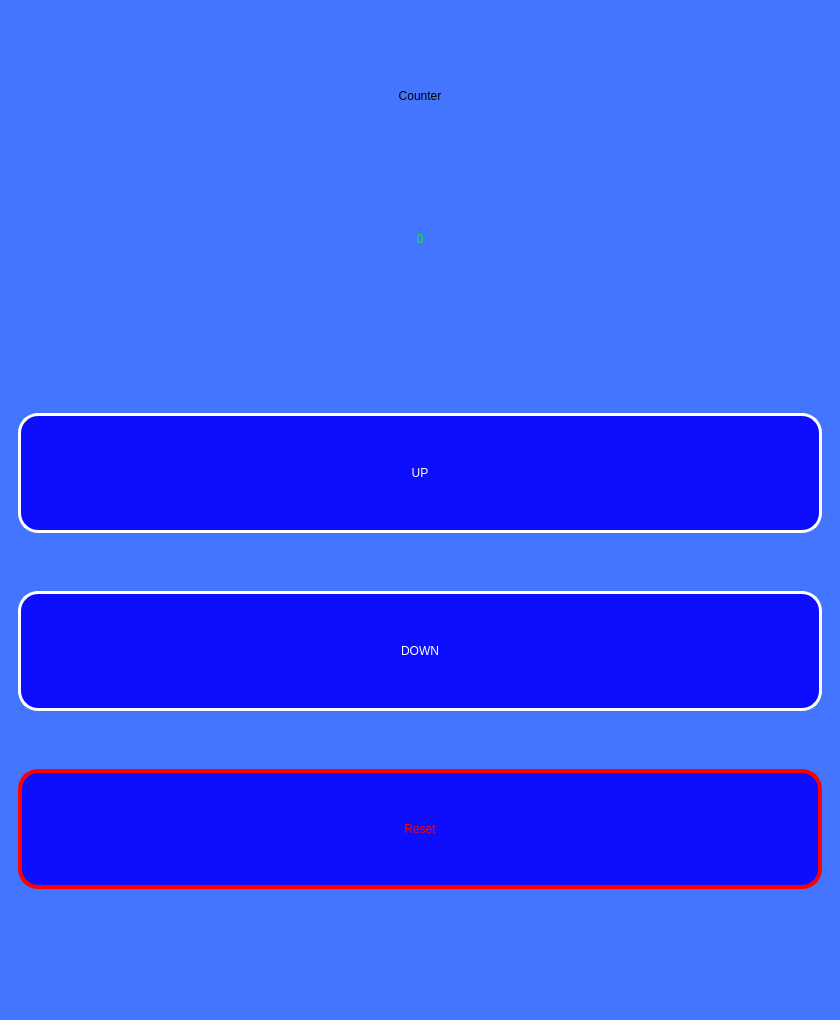
<?xml version="1.0" encoding="UTF-8"?>
<ui version="4.0">
 <class>MainWindow</class>
 <widget class="QMainWindow" name="MainWindow">
  <property name="geometry">
   <rect>
    <x>0</x>
    <y>0</y>
    <width>840</width>
    <height>1020</height>
   </rect>
  </property>
  <property name="minimumSize">
   <size>
    <width>840</width>
    <height>1020</height>
   </size>
  </property>
  <property name="maximumSize">
   <size>
    <width>840</width>
    <height>1020</height>
   </size>
  </property>
  <property name="windowTitle">
   <string>MainWindow</string>
  </property>
  <property name="styleSheet">
   <string notr="true">font: 16pt &quot;MS Shell Dlg 2&quot;;
background-color: rgb(67, 117, 255);</string>
  </property>
  <widget class="QWidget" name="centralwidget">
   <layout class="QVBoxLayout" name="verticalLayout">
    <item>
     <widget class="QLabel" name="label">
      <property name="minimumSize">
       <size>
        <width>200</width>
        <height>50</height>
       </size>
      </property>
      <property name="maximumSize">
       <size>
        <width>16777215</width>
        <height>60</height>
       </size>
      </property>
      <property name="text">
       <string>Counter</string>
      </property>
      <property name="alignment">
       <set>Qt::AlignCenter</set>
      </property>
     </widget>
    </item>
    <item>
     <widget class="QLabel" name="counter">
      <property name="minimumSize">
       <size>
        <width>200</width>
        <height>50</height>
       </size>
      </property>
      <property name="maximumSize">
       <size>
        <width>16777215</width>
        <height>100</height>
       </size>
      </property>
      <property name="styleSheet">
       <string notr="true">color: rgb(0, 255, 0);
font: 32pt &quot;MS Shell Dlg 2&quot;;</string>
      </property>
      <property name="text">
       <string>0</string>
      </property>
      <property name="alignment">
       <set>Qt::AlignCenter</set>
      </property>
     </widget>
    </item>
    <item>
     <widget class="QWidget" name="widget" native="true">
      <property name="maximumSize">
       <size>
        <width>16777215</width>
        <height>600</height>
       </size>
      </property>
      <layout class="QVBoxLayout" name="verticalLayout_2">
       <item>
        <widget class="QPushButton" name="up_bt">
         <property name="minimumSize">
          <size>
           <width>200</width>
           <height>120</height>
          </size>
         </property>
         <property name="styleSheet">
          <string notr="true">background-color: rgb(14, 14, 255);
color: rgb(255, 255, 255);
border: 3px solid white;
border-radius: 20px;</string>
         </property>
         <property name="text">
          <string>UP</string>
         </property>
        </widget>
       </item>
       <item>
        <widget class="QPushButton" name="down_bt">
         <property name="minimumSize">
          <size>
           <width>200</width>
           <height>120</height>
          </size>
         </property>
         <property name="styleSheet">
          <string notr="true">background-color: rgb(14, 14, 255);
color: rgb(255, 255, 255);
border: 3px solid white;
border-radius: 20px;</string>
         </property>
         <property name="text">
          <string>DOWN</string>
         </property>
        </widget>
       </item>
       <item>
        <widget class="QPushButton" name="reset_bt">
         <property name="minimumSize">
          <size>
           <width>200</width>
           <height>120</height>
          </size>
         </property>
         <property name="styleSheet">
          <string notr="true">background-color: rgb(14, 14, 255);
font: 18pt &quot;MS Shell Dlg 2&quot;;
color: rgb(255, 0, 0);
border: 4px solid red;
border-radius: 20px;</string>
         </property>
         <property name="text">
          <string>Reset</string>
         </property>
        </widget>
       </item>
      </layout>
     </widget>
    </item>
   </layout>
  </widget>
 </widget>
 <resources/>
 <connections/>
</ui>
